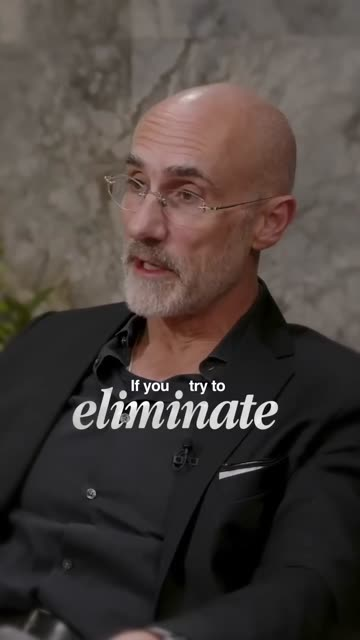
#> input picture .claude/skills/montage-minimal-premium/references/images/01_ref04_a-roll_mot-cle-serif-italique.jpg, 360 x 640 px
$ python -i compose.py   (imports and definitions only)
#> lines starting #> are read from the running program, lines starting #| are printed output that depends on the picture; after the words box and inside, x2 and y2 are one past the last pixel; in counts of white or black regions, pixels touching at a corner belong together
"""Graphics + sound layer for the cut: ASS text, PNG overlays, synthesized SFX, final mix/render."""
import json, subprocess, sys, os
import numpy as np
from scipy.io import wavfile
from scipy.signal import butter, sosfilt
from PIL import Image, ImageDraw, ImageFont, ImageFilter

work, fonts = sys.argv[1], sys.argv[2]
OUT = sys.argv[3]
# [1 line not run here, left out]
# [1 line that did not run here, left out]
off, t = {}, 0.0
# [2 lines not run here, left out]
TOTAL = t


def T(cid, word=None, k=0):
    """Output time of clip start, or of the k-th occurrence of a word inside the clip."""
    if word is None: return off[cid]
    hits = [tt for w, tt in W[cid]["words"] if w.lower().strip(",.:") == word]
    return off[cid] + hits[k]

def END(cid): return off[cid] + W[cid]["dur"]

# ---------------------------------------------------------------- ASS text
def ts(x):
    x = max(0, x); h = int(x // 3600); m = int(x % 3600 // 60); s = x % 60
    return f"{h}:{m:02d}:{s:05.2f}"

SOFT = r"\bord2\3c&H000000&\3a&HD0&\shad0\blur6"
ass = ["[Script Info]", "ScriptType: v4.00+", "ScaledBorderAndShadow: yes", "PlayResX: 1080", "PlayResY: 1920", "WrapStyle: 2", "",
       "[V4+ Styles]",
       "Format: Name, Fontname, Fontsize, PrimaryColour, SecondaryColour, OutlineColour, BackColour, Bold, Italic, Underline, StrikeOut, ScaleX, ScaleY, Spacing, Angle, BorderStyle, Outline, Shadow, Alignment, MarginL, MarginR, MarginV, Encoding",
       "Style: Title,Instrument Serif,74,&H00FFFFFF,&H00FFFFFF,&H00000000,&H00000000,0,0,0,0,100,100,-1,0,1,0,0,8,40,40,0,1",
       "Style: Note,Coming Soon,42,&H00FFFFFF,&H00FFFFFF,&H00000000,&H00000000,0,0,0,0,100,100,0,0,1,0,0,8,40,40,0,1",
       "Style: Tag,Homemade Apple,58,&H00FFFFFF,&H00FFFFFF,&H00000000,&H00000000,0,0,0,0,100,100,0,0,1,0,0,5,0,0,0,1",
       "Style: Cap,Instrument Serif,58,&H00FFFFFF,&H00FFFFFF,&H00000000,&H00000000,0,0,0,0,100,100,0,0,1,0,0,5,0,0,0,1",
       "", "[Events]", "Format: Layer, Start, End, Style, Name, MarginL, MarginR, MarginV, Effect, Text"]
typing = []  # times of typewriter keystrokes (for tick SFX)

def ev(t0, t1, style, text, layer=0):
    ass.append(f"Dialogue: {layer},{ts(t0)},{ts(t1)},{style},,0,0,0,,{text}")

def typewriter(t0, t1, style, text, pos, cps=26, extra=""):
    """Letter-by-letter reveal; hidden remainder keeps the final (centred) layout fixed."""
    stops = [i for i in range(1, len(text) + 1) if not text[i - 1].isspace()]
    starts = [t0 + k / cps for k in range(len(stops))]
    for k, i in enumerate(stops):
        a = starts[k]; b = starts[k + 1] if k + 1 < len(stops) else t1
        shown = text[:i].replace("\n", r"\N"); hidden = text[i:].replace("\n", r"\N")
        txt = f"{{\\pos({pos[0]},{pos[1]}){SOFT}{extra}}}{shown}" + (f"{{\\alpha&HFF&}}{hidden}" if hidden else "")
        ev(a, b, style, txt)
        typing.append(a)


def note(t0, t1, text, pos, size=42, rot=0):
    ev(t0, t1, "Note", f"{{\\pos({pos[0]},{pos[1]}){SOFT}\\fs{size}\\frz{rot}}}{text}")

# Section titles (top centre, typewriter, persist for the section)
TITLE_Y = 62
# [23 lines not run here, left out]

# ---------------------------------------------------------------- PNG overlays
K = 2  # overlays are drawn natively at 4K (2160x3840); layout coordinates stay in 1080x1920 units
k = lambda v: int(round(v * K))
F = lambda name, size: ImageFont.truetype(name, size)
SERIF = f"{fonts}/InstrumentSerif-Regular.ttf"; HAND = f"{fonts}/ComingSoon-Regular.ttf"
def find_font(stem):
    out = subprocess.run(["fc-match", "-f", "%{file}", stem], capture_output=True, text=True).stdout
    return out
INTER = find_font("Inter:style=SemiBold"); INTER_R = find_font("Inter:style=Regular")
EMOJI = "/usr/share/fonts/truetype/noto/NotoColorEmoji.ttf"

def emoji(ch, h):
    f = ImageFont.truetype(EMOJI, 109)
    im = Image.new("RGBA", (160, 160)); ImageDraw.Draw(im).text((10, 10), ch, font=f, embedded_color=True)
    im = im.crop(im.getbbox()); return im.resize((int(im.width * h / im.height), h), Image.LANCZOS)

def soft_shadow(im, r=8, a=90):
    sh = Image.new("RGBA", (im.width + 4 * r, im.height + 4 * r))
    alpha = Image.new("L", sh.size); alpha.paste(im.getchannel("A").point(lambda v: v * a // 255), (2 * r, 2 * r + 3))
    sh.putalpha(alpha.filter(ImageFilter.GaussianBlur(r))); sh.paste(im, (2 * r, 2 * r), im); return sh


def hand_line(text, emo, size=40):
    f = F(HAND, size); w = int(f.getlength(text)); e = emoji(emo, int(size * 1.0))
    im = Image.new("RGBA", (w + e.width + k(14), int(size * 1.6)))
    ImageDraw.Draw(im).text((0, 0), text, font=f, fill="white"); im.paste(e, (w + k(12), int(size * 0.12)), e)
    return soft_shadow(im, k(6), 110)

def rrect(size, r, fill):
    im = Image.new("RGBA", size); ImageDraw.Draw(im).rounded_rectangle((0, 0, size[0] - 1, size[1] - 1), r, fill=fill); return im

overlays = []  # (png, x, y, t0, t1)
def add(name, im, x, y, t0, t1, anchor="tl"):
    p = f"{work}/ov_{name}.png"; im.save(p)
    x, y = x * K, y * K
    if anchor == "tc": x = x - im.width // 2
    overlays.append((p, int(x), int(y), t0, t1))

# aside: "they didn't. not one." (line from the script that wasn't filmed)
# [2 lines not run here, left out]

# proof card (placeholder for the real designer-vs-developer reel)
card = rrect((k(330), k(470)), k(22), (250, 248, 244, 255)); d = ImageDraw.Draw(card)
#> in rrect, `im = Image.new('RGBA', size)`: im: PIL image 660x940 RGBA; every value is 0
#> in rrect, `ImageDraw.Draw(im).rounded_rectangle((0, 0, size[0] - 1, size[1] - 1),`:
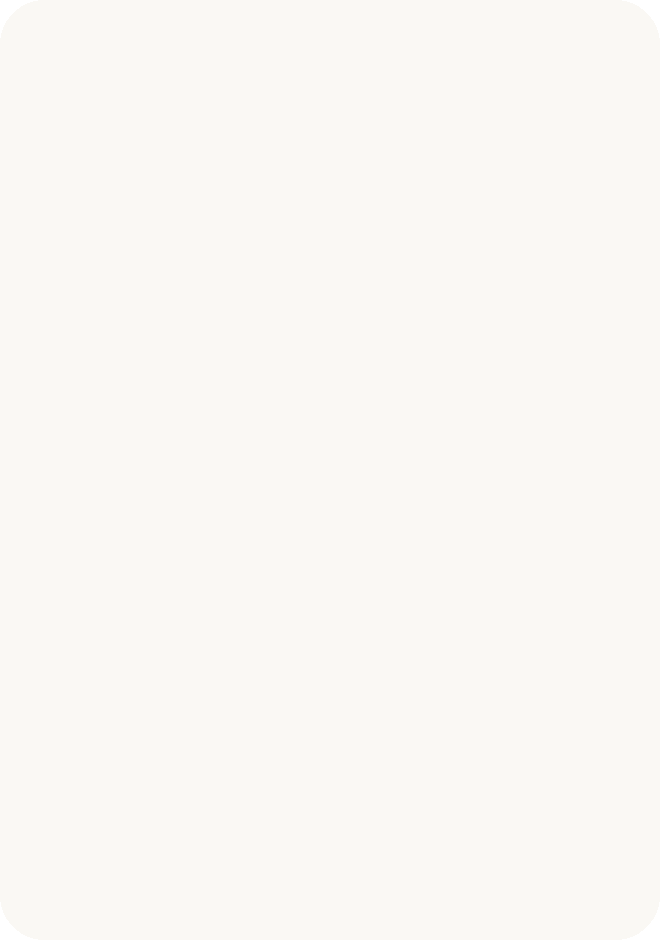
#> im: PIL image 660x940 RGBA; mean R, G, B, A 249.3, 247.3, 243.3, 254.3; transparent parts drawn white
thumb = Image.new("RGBA", (k(306), k(360))); td = ImageDraw.Draw(thumb)
#> thumb: PIL image 612x720 RGBA; every value is 0
# [12 lines not run here, left out]
#> call 2 of rrect, with size = (612, 720), r = 32, fill = (0, 0, 0, 255)
#> in rrect (call 2), `ImageDraw.Draw(im).rounded_rectangle((0, 0, size[0] - 1, size[1] - 1),`:
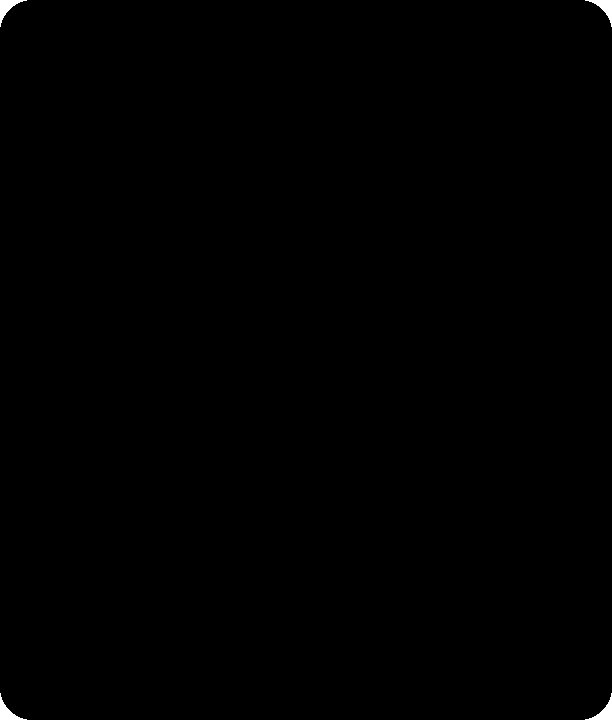
#> im: PIL image 612x720 RGBA; mean R, G, B, A 0, 0, 0, 254.5; transparent parts drawn white
#> `mask = rrect((k(306), k(360)), k(16), (0, 0, 0, 255)).getchannel("A");..`:
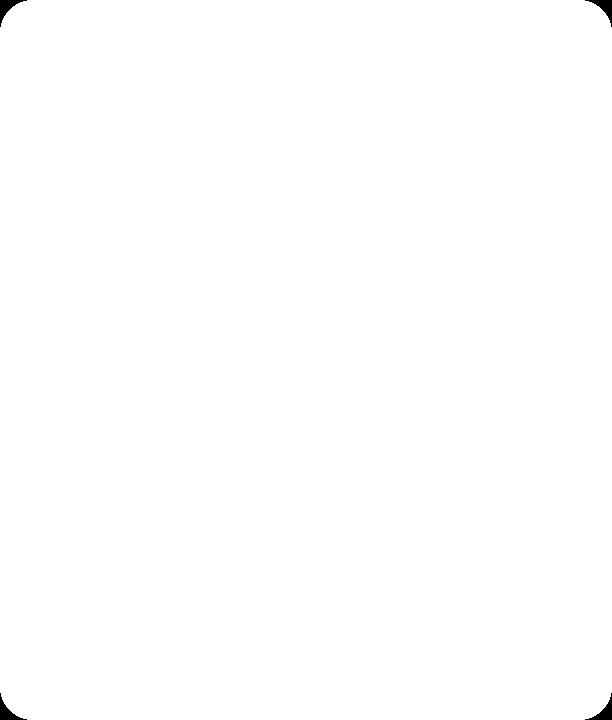
#> mask: PIL image 612x720 L; 99.8% white; 4 black regions, box (x1, y1, x2, y2) and area: (0, 0, 27, 27) 230, (585, 0, 612, 27) 230, (0, 693, 27, 720) 230, (585, 693, 612, 720) 230
d.text((k(165), k(120)), "designer", font=F(SERIF, k(54)), fill="white", anchor="mm")
d.text((k(165), k(178)), "vs", font=F(HAND, k(30)), fill=(230, 220, 205), anchor="mm")
d.text((k(165), k(236)), "developer", font=F(SERIF, k(54)), fill="white", anchor="mm")
d.polygon([(k(30), k(336)), (k(30), k(356)), (k(47), k(346))], fill="white")
d.text((k(54), k(346)), "Reel", font=F(INTER, k(20)), fill="white", anchor="lm")
d.text((k(24), k(400)), "designer vs developer", font=F(INTER, k(22)), fill=(25, 25, 25), anchor="lm")
d.text((k(24), k(432)), "Fred \u00b7 web designer", font=F(INTER_R, k(18)), fill=(120, 120, 120), anchor="lm")
add("card", soft_shadow(card.rotate(-3, expand=True, resample=Image.BICUBIC), k(12), 120), 40, 1080,
    T("c4", "designer"), T("c7") + 0.6)

badge = rrect((k(300), k(96)), k(20), (250, 248, 244, 255)); bd = ImageDraw.Draw(badge)
#> call 3 of rrect, with size = (600, 192), r = 40, fill = (250, 248, 244, 255)
#> in rrect (call 3), `im = Image.new('RGBA', size)`: im: PIL image 600x192 RGBA; every value is 0
#> in rrect (call 3), `ImageDraw.Draw(im).rounded_rectangle((0, 0, size[0] - 1, size[1] - 1),`:
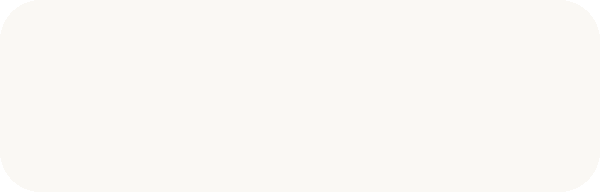
#> im: PIL image 600x192 RGBA; mean R, G, B, A 246.9, 245, 241, 251.9; transparent parts drawn white
#> `b2 = Image.new("RGBA", (k(360), k(150))); b2.paste(badge, (0, k(40)), ..`: b2: PIL image 720x300 RGBA; every value is 0
# [8 lines not run here, left out]
#> in emoji, `im = Image.new('RGBA', (160, 160))`: im: PIL image 160x160 RGBA; every value is 0
#> in emoji, `ImageDraw.Draw(im).text((10, 10), ch, font=f, embedded_color=True)`:
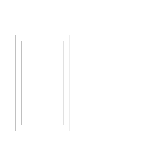
#> im: PIL image 160x160 RGBA; mean R, G, B, A 16.7, 16.7, 16.7, 16.7; transparent parts drawn white
#> in emoji, `return im.resize((int(im.width * h / im.height), h), Image.LANCZOS)`:
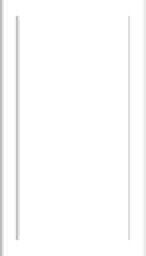
#> returned value: PIL image 73x128 RGBA (shown 2 times larger); mean R, G, B, A 92.6, 92.6, 92.6, 80.6; transparent parts drawn white
add("badge", soft_shadow(b2, k(10), 110), 300, 1500, T("c6", "million"), T("c7") + 0.6)

# end profile card (avatar from his own footage)
subprocess.run(["ffmpeg", "-loglevel", "error", "-y", "-ss", "3", "-i", f"{work}/rawB.mp4", "-frames:v", "1",
                "-vf", f"crop=300:300:210:180,scale={k(88)}:{k(88)}:flags=lanczos", f"{work}/avatar.png"], check=True)
pc = rrect((k(620), k(132)), k(34), (18, 18, 18, 205)); pd = ImageDraw.Draw(pc)
#> call 4 of rrect, with size = (1240, 264), r = 68, fill = (18, 18, 18, 205)
#> in rrect (call 4), `im = Image.new('RGBA', size)`: im: PIL image 1240x264 RGBA; every value is 0
#> in rrect (call 4), `ImageDraw.Draw(im).rounded_rectangle((0, 0, size[0] - 1, size[1] - 1),`:
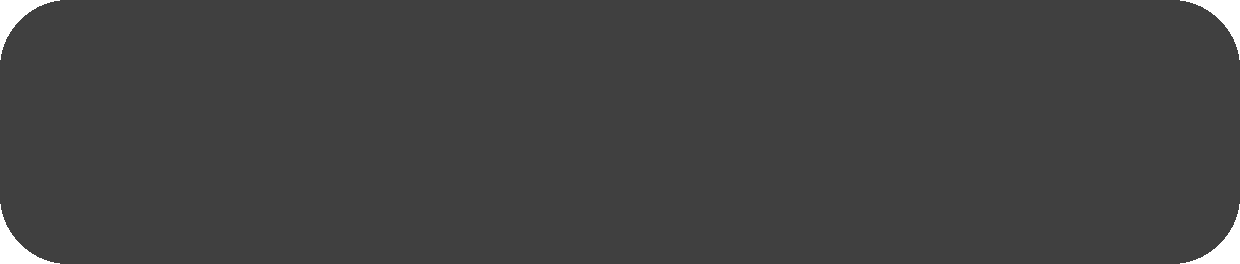
#> im: PIL image 1240x264 RGBA; mean R, G, B, A 17.8, 17.8, 17.8, 202.5; transparent parts drawn white
# [8 lines not run here, left out]
#> in rrect (call 5), `im = Image.new('RGBA', size)`: im: PIL image 252x112 RGBA; every value is 0
pc.paste(fb, (k(474), k(38)), fb)
add("profile", soft_shadow(pc, k(10), 100), 540, 92, T("c24"), TOTAL + 1, "tc")
add("stick", hand_line("stick around...", "\u2728", k(34)), 540, 34, T("c24"), TOTAL + 1, "tc")

# ---------------------------------------------------------------- SFX (synthesized to match the reference palette)
SR = 48000
rng = np.random.default_rng(7)
def db(x): return 10 ** (x / 20)
def norm_peak(x, peak_db): return x / (np.abs(x).max() + 1e-9) * db(peak_db)
def bp(x, lo, hi): return sosfilt(butter(2, [lo, hi], "bandpass", fs=SR, output="sos"), x)

def sfx_boom():
    n = int(1.0 * SR); tt = np.arange(n) / SR
    f = 110 * (42 / 110) ** (tt / 1.0); ph = 2 * np.pi * np.cumsum(f) / SR
    hit = np.sin(ph) * np.exp(-tt / 0.32) * np.minimum(1, tt / 0.015)
    out = []
    for ch in range(2):
        nz = rng.standard_normal(n); env = np.exp(-((tt - 0.22) / 0.16) ** 2)
        wh = sum(bp(nz, lo, lo * 2.2) * np.exp(-((tt - c) / 0.12) ** 2) for lo, c in [(400, .10), (900, .2), (1800, .28), (700, .4)])
        out.append(hit * 1.0 + wh * 0.6 * (1 + 0.1 * ch))
    return norm_peak(np.stack(out, 1), -10)

def sfx_pop():
    n = int(0.18 * SR); tt = np.arange(n) / SR
    f = 600 + 120 * np.minimum(1, tt / 0.1); ph = 2 * np.pi * np.cumsum(f) / SR
    env = np.sin(np.pi * np.minimum(tt / 0.2, 1)) ** 2 * np.exp(-np.maximum(0, tt - 0.1) / 0.03)
    x = np.sin(ph) * env + 0.25 * np.sin(2 * ph) * env
    return norm_peak(np.stack([x, x * 0.92], 1), -30)

def sfx_ding():
    n = int(0.4 * SR); tt = np.arange(n) / SR; f0 = 2400
    x = sum(a * np.sin(2 * np.pi * f0 * r * tt) * np.exp(-tt / d) for r, a, d in [(1, 1, .14), (2.0, .3, .08), (2.76, .2, .06), (5.4, .07, .03)])
    x *= np.minimum(1, tt / 0.002)
    return norm_peak(np.stack([x, np.roll(x, 24)], 1), -21)

def sfx_swish():
    n = int(0.2 * SR); tt = np.arange(n) / SR; env = np.sin(np.pi * tt / 0.2) ** 2
    nz = rng.standard_normal(n); x = bp(nz, 2500, 11000) * env; pan = tt / 0.2
    return norm_peak(np.stack([x * (1 - 0.6 * pan), x * (0.4 + 0.6 * pan)], 1), -24)

def sfx_tick():
    n = int(0.012 * SR); tt = np.arange(n) / SR; x = bp(rng.standard_normal(n), 2000, 9000) * np.exp(-tt / 0.002)
    return norm_peak(np.stack([x, x], 1), -50)

LIB = {"boom": sfx_boom(), "pop": sfx_pop(), "ding": sfx_ding(), "swish": sfx_swish(), "tick": sfx_tick()}
#> in sfx_ding, `x = sum(a * np.sin(2 * np.pi * f0 * r * tt) * np.exp(-tt / d) for r, a..`: x = 19200 values, max 1.33 at index 23, min -1.35 at index 136, mean 0.000192
#> in sfx_ding, `x *= np.minimum(1, tt / 0.002)`: x = 19200 values, max 1.29 at index 104, min -1.35 at index 136, mean -1.49e-05
#> in sfx_swish, `n = int(0.2 * SR)`: n = 9600
#> in sfx_swish, `nz = rng.standard_normal(n)`: nz = 9600 values, max 4.52 at index 4929, min -3.78 at index 4700, mean 0.00277
#> in sfx_swish, `x = bp(nz, 2500, 11000) * env`: x = 9600 values, max 2.05 at index 5533, min -2.14 at index 4675, mean -1.29e-08
#> in sfx_tick, `n = int(0.012 * SR)`: n = 576
#> in sfx_tick, `x = bp(rng.standard_normal(n), 2000, 9000) * np.exp(-tt / 0.002)`: x = 576 values, max 0.758 at index 7, min -0.756 at index 34, mean -2.54e-05
PRE = {"pop": 0.09, "ding": 0.0, "swish": 0.05, "boom": 0.0, "tick": 0.0}  # align peak to the visual frame
cues = [("boom", 0.0)]
# [7 lines not run here, left out]
mix = np.zeros((int((TOTAL + 1.5) * SR), 2))
# [4 lines not run here, left out]

# ---------------------------------------------------------------- final render
inputs = ["-i", os.environ.get("CUT", f"{work}/cut4k.mov"), "-i", f"{work}/sfx.wav"]
# [1 line not run here, left out]
chain = "[0:v]"; fc = []
# [12 lines not run here, left out]

>>> from PIL import Image
>>> picture = Image.open('../../../.claude/skills/montage-minimal-premium/references/images/01_ref04_a-roll_mot-cle-serif-italique.jpg')
#> picture is the input picture: PIL image 360x640 RGB; mean R, G, B 73.6, 64.8, 60.7
>>> result = soft_shadow(picture)
#> in soft_shadow, `sh = Image.new("RGBA", (im.width + 4 * r, im.height + 4 * r))`: sh: PIL image 392x672 RGBA; every value is 0
#> in soft_shadow, `alpha = Image.new('L', sh.size)`: alpha: PIL image 392x672 L; every value is 0
#> (the run stopped early here; a loop or call above may not have finished)
